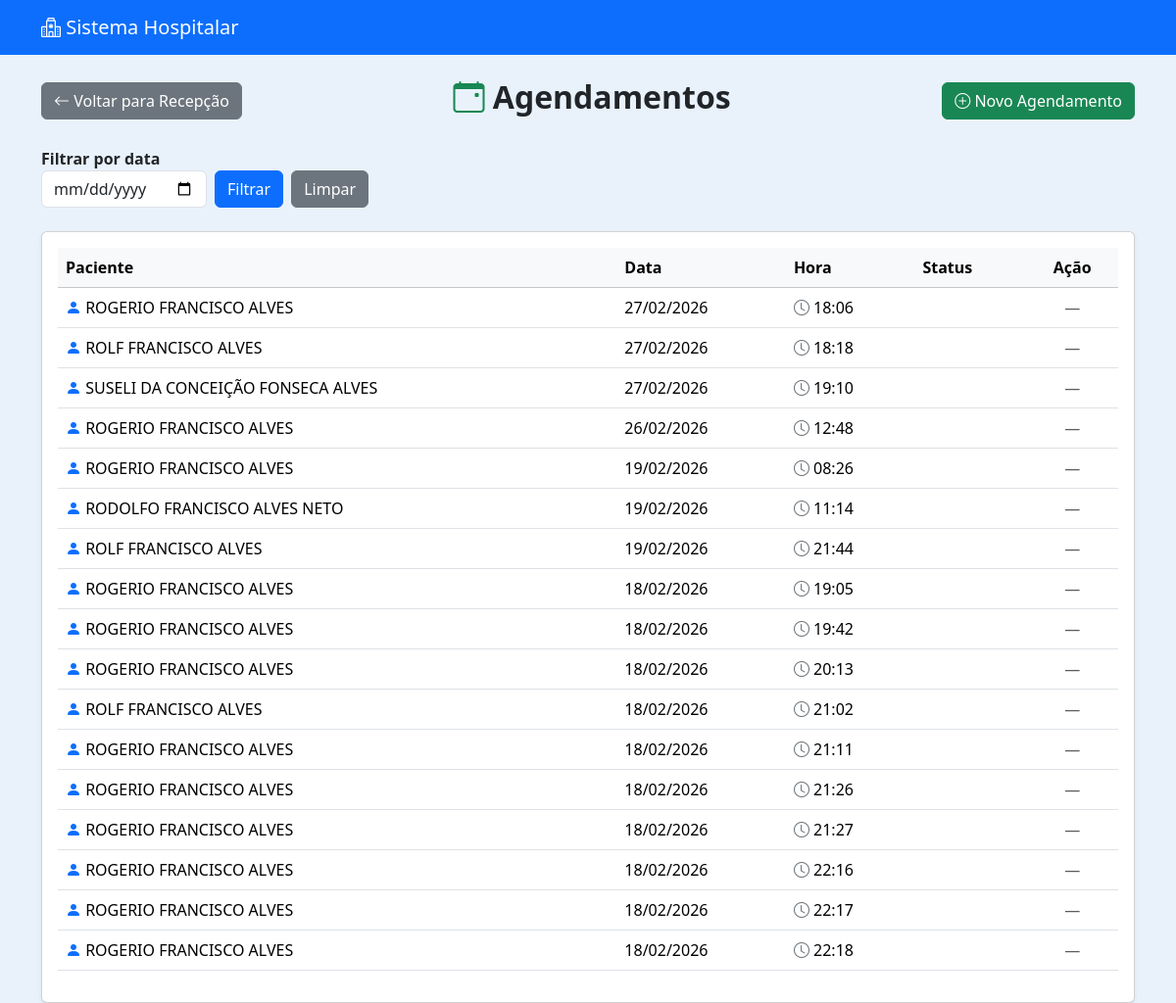
Before: /recepcao/lista/ (signed in) with the older database file.
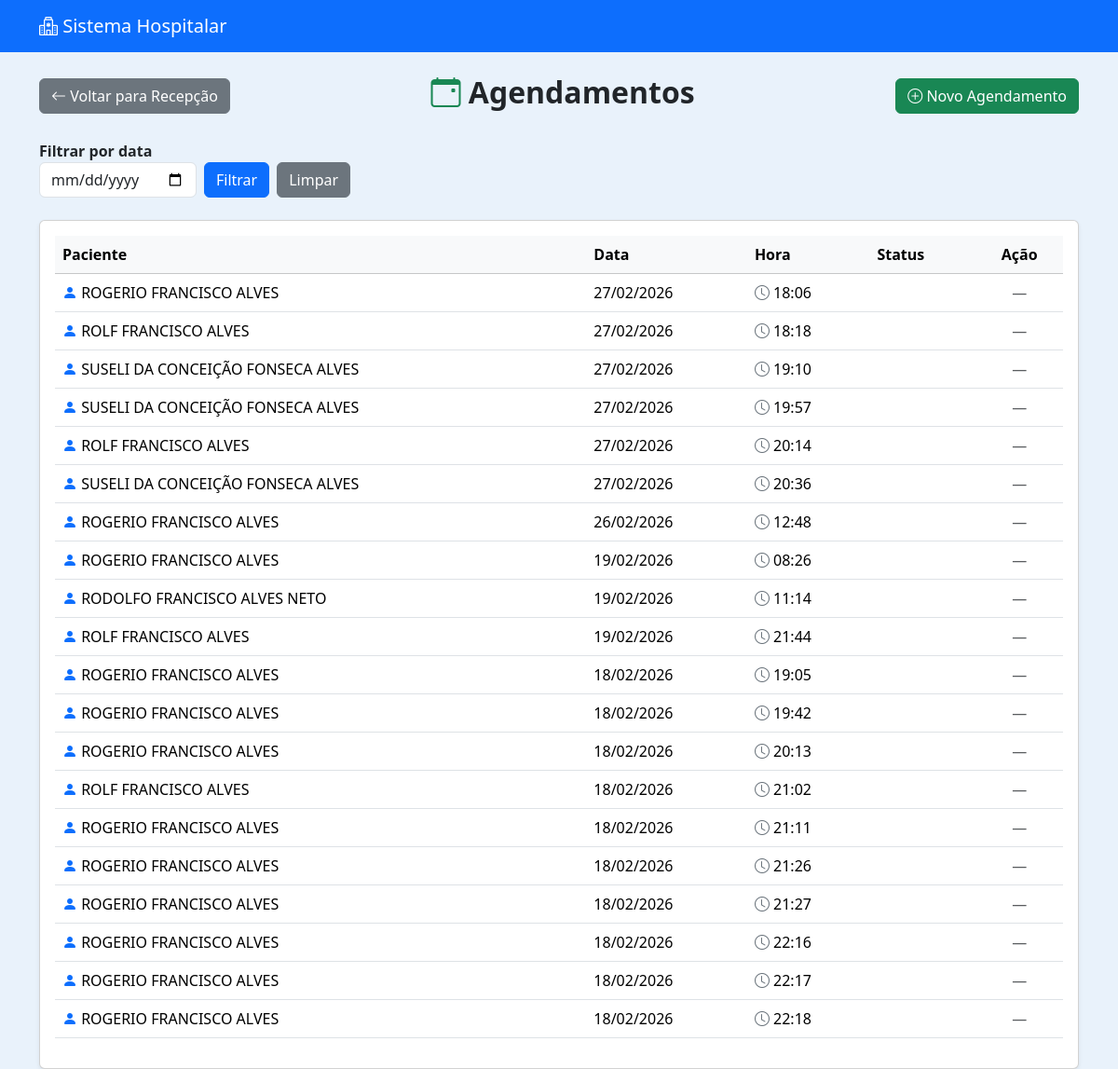
After: the same page with the newer database file.
### recepcao/models.py (models this page shows, shortened)
class Agendamento(models.Model):
    STATUS_CHOICES = [
        ('AGENDADO', 'Agendado'),
        ('TRIAGEM', 'Em Triagem'),
        ('FINALIZADO', 'Finalizado'),
    ]
    paciente = models.ForeignKey(Paciente, on_delete=models.CASCADE)
    data = models.DateField()
    hora = models.TimeField()
    criado_por = models.ForeignKey(User, on_delete=models.SET_NULL, null=True)
    status = models.CharField(max_length=20, choices=STATUS_CHOICES, default='AGENDADO')
    criado_em = models.DateTimeField(auto_now_add=True)

### pacientes/models.py (models this page shows, shortened)
class Paciente(models.Model):
    nome = models.CharField(max_length=100)
    nome_social = models.CharField(max_length=100, blank=True, null=True)
    nome_mae = models.CharField(max_length=100)
    nome_pai = models.CharField(max_length=100, blank=True, null=True)
    cpf = models.CharField(
        max_length=14,
        unique=True,
        validators=[
            RegexValidator(
                r'^\d{3}\.\d{3}\.\d{3}-\d{2}$',
                'CPF inválido! Use XXX.XXX.XXX-XX'
            )
        ]
    )
    data_nascimento = models.DateField()
    SEXO_BIOLOGICO_CHOICES = [
        ('M', 'Masculino'),
        ('F', 'Feminino'),
        ('I', 'Intersexo'),
    ]
    sexo_biologico = models.CharField(max_length=1, choices=SEXO_BIOLOGICO_CHOICES)
    identidade_genero = models.CharField(max_length=50)
    orientacao_sexual = models.CharField(max_length=50)
    NACIONALIDADE_CHOICES = [
        ('BRASILEIRA', 'Brasileira'),
        ('ARGENTINA', 'Argentina'),
        ('BOLIVIANA', 'Boliviana'),
        ('CHILENA', 'Chilena'),
        ('COLOMBIANA', 'Colombiana'),
        ('PARAGUAIA', 'Paraguaia'),
        ('PERUANA', 'Peruana'),
        ('URUGUAIA', 'Uruguaia'),
        ('VENEZUELANA', 'Venezuelana'),
        ('OUTRA', 'Outra'),
    ]
    nacionalidade = models.CharField(
        max_length=20,
        choices=NACIONALIDADE_CHOICES,
        default='BRASILEIRA'
    )
    naturalidade = models.CharField(max_length=100)
    RACA_COR_CHOICES = [
        ('BRANCA', 'Branca'),
        ('PRETA', 'Preta'),
        ('PARDA', 'Parda'),
        ('AMARELA', 'Amarela'),
        ('INDIGENA', 'Indígena'),
    ]
    raca_cor = models.CharField(max_length=10, choices=RACA_COR_CHOICES)
    ESTADO_CIVIL_CHOICES = [
        ('SOLTEIRO', 'Solteiro(a)'),
        ('CASADO', 'Casado(a)'),
        ('DIVORCIADO', 'Divorciado(a)'),
        ('VIUVO', 'Viúvo(a)'),
        ('UNIAO_ESTAVEL', 'União Estável'),
    ]
    estado_civil = models.CharField(max_length=20, choices=ESTADO_CIVIL_CHOICES)
    ESCOLARIDADE_CHOICES = [
        ('SEM_INSTRUCAO', 'Sem instrução'),
        ('FUNDAMENTAL_INCOMPLETO', 'Fundamental incompleto'),
        ('FUNDAMENTAL_COMPLETO', 'Fundamental completo'),
        ('MEDIO_INCOMPLETO', 'Médio incompleto'),
        ('MEDIO_COMPLETO', 'Médio completo'),
        ('SUPERIOR_INCOMPLETO', 'Superior incompleto'),
        ('SUPERIOR_COMPLETO', 'Superior completo'),
        ('POS_GRADUACAO', 'Pós-graduação'),
        ('MESTRADO', 'Mestrado'),
        ('DOUTORADO', 'Doutorado'),
    ]
    escolaridade = models.CharField(max_length=30, choices=ESCOLARIDADE_CHOICES)
    profissao = models.CharField(max_length=50)
    rg = models.CharField(max_length=20)
    orgao_emissor = models.CharField(max_length=10)
    UF_CHOICES = [
        ('AC','AC'), ('AL','AL'), ('AP','AP'), ('AM','AM'),
        ('BA','BA'), ('CE','CE'), ('DF','DF'), ('ES','ES'),
        ('GO','GO'), ('MA','MA'), ('MT','MT'), ('MS','MS'),
        ('MG','MG'), ('PA','PA'), ('PB','PB'), ('PR','PR'),
        ('PE','PE'), ('PI','PI'), ('RJ','RJ'), ('RN','RN'),
        ('RS','RS'), ('RO','RO'), ('RR','RR'), ('SC','SC'),
        ('SP','SP'), ('SE','SE'), ('TO','TO'),
    ]
    uf_rg = models.CharField(max_length=2, choices=UF_CHOICES)
    cep = models.CharField(
        max_length=9,
        validators=[
            RegexValidator(
                r'^\d{5}-\d{3}$',
                'CEP inválido! Use XXXXX-XXX'
            )
        ]
    )
    endereco = models.CharField(max_length=100)
    numero = models.CharField(max_length=10)
    complemento = models.CharField(max_length=50, blank=True, null=True)
    bairro = models.CharField(max_length=50)
    municipio = models.CharField(max_length=50)
    uf = models.CharField(max_length=2, choices=UF_CHOICES)
    ZONA_CHOICES = [
        ('URBANA', 'Urbana'),
        ('RURAL', 'Rural'),
    ]
    zona = models.CharField(max_length=6, choices=ZONA_CHOICES)
    telefone_fixo = models.CharField(
        max_length=15,
        blank=True,
        null=True,
        validators=[
            RegexValidator(
                r'^\(\d{2}\)\s\d{4}-\d{4}$',
                'Telefone inválido! Use (XX) XXXX-XXXX'
            )
        ]
    )
    celular = models.CharField(
        max_length=15,
        validators=[
            RegexValidator(
                r'^\(\d{2}\)\s\d{5}-\d{4}$',
                'Celular inválido! Use (XX) XXXXX-XXXX'
            )
        ]
    )
    whatsapp = models.BooleanField(default=False)
    email = models.EmailField(blank=True, null=True)
    cartao_sus = models.CharField(max_length=18, blank=True, null=True)
    criado_por = models.ForeignKey(
        User,
        on_delete=models.SET_NULL,
        null=True,
        blank=True,
        related_name='pacientes_criados'
    )
    data_criacao = models.DateTimeField(default=timezone.now, editable=False)
    data_atualizacao = models.DateTimeField(auto_now=True)

### recepcao/views.py (the view)
# urls.py: path('lista/', views.lista_agendamentos, name='lista_agendamentos'),
@login_required
def lista_agendamentos(request):
    agendamentos = Agendamento.objects.all().order_by('-data', 'hora')
    data_filtro = request.GET.get('data')
    if data_filtro:
        agendamentos = agendamentos.filter(data=data_filtro)
        atendimentos_dia = agendamentos.count()
    else:
        hoje = timezone.now().date()  # <<=== ALTERAÇÃO
        agendamentos_hoje = agendamentos.filter(data=hoje)
        atendimentos_dia = agendamentos_hoje.count()
    today = timezone.now().date()  # <<=== ALTERAÇÃO
    context = {
        'agendamentos': agendamentos,
        'atendimentos_dia': atendimentos_dia,
        'data_filtro': data_filtro or today,
        'today': today,
    }
    return render(request, 'recepcao/lista.html', context)

### recepcao/templates/recepcao/lista.html (shortened to what this page needs)
{% extends 'usuarios/base.html' %}
{% block content %}
<div class="d-flex justify-content-between align-items-center mb-4">
    <a href="{% url 'recepcao_dashboard' %}" class="btn btn-secondary">
        <i class="bi bi-arrow-left"></i> Voltar para Recepção
    </a>
    <h2 class="fw-bold">
        <i class="bi bi-calendar-event text-success"></i>
        Agendamentos
    </h2>
    <a href="{% url 'agendar_paciente' %}" class="btn btn-success">
        <i class="bi bi-plus-circle"></i> Novo Agendamento
    </a>
</div>
<div class="d-flex align-items-center mb-4 flex-wrap">
    <form method="GET" class="d-flex align-items-end me-3">
        <div class="me-2">
            <label for="data" class="form-label fw-semibold mb-0">Filtrar por data</label>
            <input type="date" class="form-control" id="data" name="data" value="{{ request.GET.data }}">
        </div>
        <div class="d-flex align-items-end">
            <button type="submit" class="btn btn-primary me-2">Filtrar</button>
            <a href="{% url 'lista_agendamentos' %}" class="btn btn-secondary">Limpar</a>
        </div>
    </form>
</div>
<div class="card shadow-sm">
    <div class="card-body">
        {% if agendamentos %}
            <div class="table-responsive">
                <table class="table table-hover align-middle">
                    <thead class="table-light">
                        <tr>
                            <th>Paciente</th>
                            <th>Data</th>
                            <th>Hora</th>
                            <th>Status</th>
                            <th class="text-center">Ação</th>
                        </tr>
                    </thead>
                    <tbody>
                        {% for a in agendamentos %}
                        <tr {% if a.data == today %} class="table-primary fw-bold" {% endif %}>
                            <td><i class="bi bi-person-fill text-primary"></i> {{ a.paciente.nome }}</td>
                            <td>{{ a.data|date:"d/m/Y" }}</td>
                            <td><i class="bi bi-clock text-secondary"></i> {{ a.hora|time:"H:i" }}</td>
                            <td>
                            </td>
                            <td class="text-center">
                                {% if a.status == "AGENDADO" %}
                                    <a href="{% url 'enviar_para_triagem' a.id %}" class="btn btn-sm btn-primary">
                                        <i class="bi bi-arrow-right-circle"></i> Enviar
                                    </a>
                                {% else %}
                                    <span class="text-muted">—</span>
                                {% endif %}
                            </td>
                        </tr>
                        {% endfor %}
                    </tbody>
                </table>
            </div>
        {% else %}
            <div class="text-center py-4">
                <i class="bi bi-calendar-x fs-1 text-muted"></i>
                <p class="text-muted mt-2">Nenhum agendamento encontrado.</p>
            </div>
        {% endif %}
    </div>
</div>
{% endblock %}

Changed rows visible on the page:
added Agendamento: paciente.nome "SUSELI DA CONCEIÇÃO FONSECA ALVES", data "27/02/2026", hora "19:57"
added Agendamento: paciente.nome "ROLF FRANCISCO ALVES", data "27/02/2026", hora "20:14"
added Agendamento: paciente.nome "SUSELI DA CONCEIÇÃO FONSECA ALVES", data "27/02/2026", hora "20:36"
